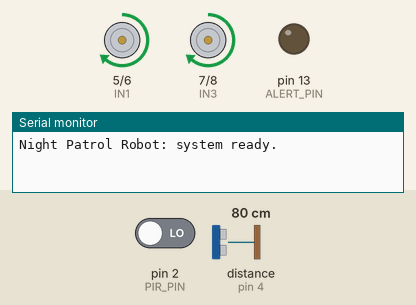
A sketch run on a simulated Arduino Uno, built with avr-gcc and run on an emulated ATmega328P. On the bench: motor-driver pin pairs drawn as motors (green arrow = first pin HIGH = forward, orange = second pin HIGH = backward, longer = more drive, scaled by the enable pin), output pins drawn as LEDs (lit = HIGH), the last lines printed to the serial monitor. Wiring (inferred from the names in the program): ultrasonic range finder: trigger pin 3; echo pin 4. Dashed ring = blinking. Inputs (shaded band) come from the test bench; at power-on: pin 2 (PIR_PIN) LOW, distance to the obstacle (sensor on pin 4) 80 cm. The echo pulse lasts 58.3 µs per cm; the modem accepts every AT command (registered, SIM ready, sends succeed) and sends nothing else; pins used as bus, display or sensor lines are not drawn.

Above: at 3.6 s.
3.7 s: pin 2 (PIR_PIN) driven HIGH
At 4.1 s:
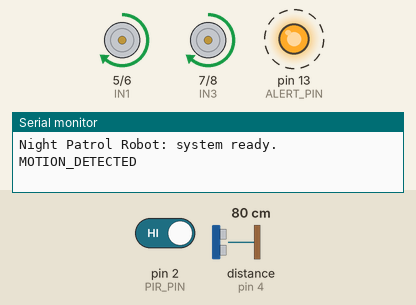
6.7 s: distance to the obstacle (sensor on pin 4) set to 23 cm
9.7 s: distance to the obstacle (sensor on pin 4) set to 18 cm
At 11.1 s:
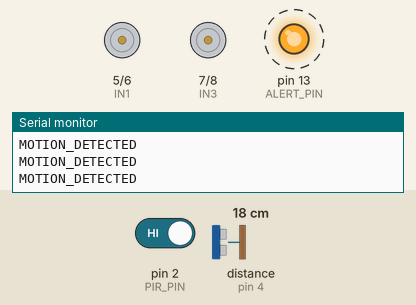
12.7 s: distance to the obstacle (sensor on pin 4) set to 35 cm
At 13.3 s:
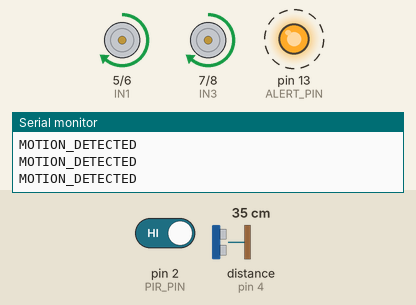
15.7 s: distance to the obstacle (sensor on pin 4) set to 2 cm
At 16.68 s:
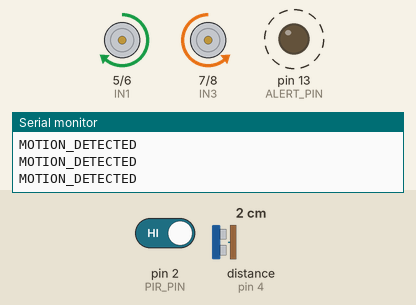
Timing chart, 0 to 19.7 s (numbered marks = the images above; inputs shaded):
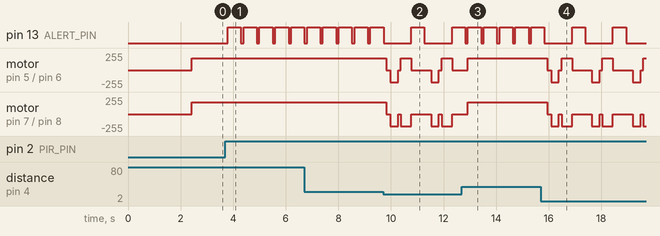

Measured:
- the behaviour switches between 21 and 20 cm on distance to the obstacle (sensor on pin 4) (found by bisection; images 1 and 2)
- after the input at 3.7 s, pin 13 (ALERT_PIN): alternates HIGH for 0.50 s and LOW for 0.11 s, starting after 0.09 s
- after the input at 9.7 s, pin 13 (ALERT_PIN): LOW → HIGH after 1.1 s, → LOW 0.50 s later, → HIGH 1.1 s later; motor on pin 5 (IN1) / pin 6 (IN2): forward 180/255 → stopped after 0.12 s, → backward 180/255 0.15 s later, → stopped 0.30 s later, → forward 180/255 0.10 s later, … (9 changes in this stretch)
- after the input at 12.7 s, pin 13 (ALERT_PIN): alternates HIGH for 0.50 s and LOW for 0.10 s, starting after 0.23 s
- after the input at 15.7 s, pin 13 (ALERT_PIN): alternates HIGH for 0.50 s and LOW for 1.1 s, starting after 1.2 s; motor on pin 5 (IN1) / pin 6 (IN2): forward 180/255 → stopped after 0.24 s, then repeats every 1.6 s: backward 180/255 0.30 s, stopped 0.10 s, forward 180/255 0.40 s, stopped 0.75 s

The sketch:

night_patrol_robot.ino
```cpp
/*
  Night Patrolling Robot - Arduino Firmware
  ------------------------------------------
  Academic Project (Sept 2025)

  Functions handled by this Arduino:
    1. PIR motion sensor  -> detect suspicious movement
    2. HC-SR04 ultrasonic -> obstacle avoidance during patrol
    3. L298N motor driver -> autonomous navigation (forward/reverse/turn)
    4. SIM800L GSM module -> send SMS alert to security personnel on detection

  Night-vision video/camera streaming is handled separately by a
  Raspberry Pi (see /raspberry_pi/motion_camera_alert.py), which also
  talks to this Arduino over Serial to know when motion was detected.

  Wiring (adjust pins as per your actual build):
    PIR sensor OUT      -> D2
    HC-SR04 TRIG        -> D3
    HC-SR04 ECHO        -> D4
    Motor Driver IN1    -> D5
    Motor Driver IN2    -> D6
    Motor Driver IN3    -> D7
    Motor Driver IN4    -> D8
    Motor Driver ENA    -> D9  (PWM)
    Motor Driver ENB    -> D10 (PWM)
    SIM800L TX          -> D11 (Arduino RX, via SoftwareSerial)
    SIM800L RX          -> D12 (Arduino TX, via SoftwareSerial)
    Buzzer / Alert LED  -> D13
*/

#include <SoftwareSerial.h>

// ---------- Pin Definitions ----------
const int PIR_PIN        = 2;
const int TRIG_PIN       = 3;
const int ECHO_PIN       = 4;

const int IN1 = 5, IN2 = 6, IN3 = 7, IN4 = 8;
const int ENA = 9, ENB = 10;

const int GSM_RX_PIN = 11;   // Arduino RX <- SIM800L TX
const int GSM_TX_PIN = 12;   // Arduino TX -> SIM800L RX
const int ALERT_PIN  = 13;

// ---------- Config ----------
const int OBSTACLE_DISTANCE_CM = 20;     // stop/turn threshold
const int MOTOR_SPEED           = 180;   // 0-255 PWM
const unsigned long SMS_COOLDOWN_MS = 60000UL; // avoid spamming SMS (1 min)
const char* ALERT_PHONE_NUMBER = "+91XXXXXXXXXX"; // <-- set guard's number

SoftwareSerial gsmSerial(GSM_RX_PIN, GSM_TX_PIN);

unsigned long lastSmsTime = 0;

// ---------- Setup ----------
void setup() {
  Serial.begin(9600);      // Debug + link to Raspberry Pi
  gsmSerial.begin(9600);   // SIM800L

  pinMode(PIR_PIN, INPUT);
  pinMode(TRIG_PIN, OUTPUT);
  pinMode(ECHO_PIN, INPUT);
  pinMode(ALERT_PIN, OUTPUT);

  pinMode(IN1, OUTPUT);
  pinMode(IN2, OUTPUT);
  pinMode(IN3, OUTPUT);
  pinMode(IN4, OUTPUT);
  pinMode(ENA, OUTPUT);
  pinMode(ENB, OUTPUT);

  stopMotors();
  initGSM();

  Serial.println("Night Patrol Robot: system ready.");
}

// ---------- Main Loop ----------
void loop() {
  long distanceCm = readUltrasonicDistance();

  if (distanceCm > 0 && distanceCm < OBSTACLE_DISTANCE_CM) {
    avoidObstacle();
  } else {
    moveForward();
  }

  if (digitalRead(PIR_PIN) == HIGH) {
    handleMotionDetected();
  }

  delay(100);
}

// ---------- Obstacle Avoidance ----------
long readUltrasonicDistance() {
  digitalWrite(TRIG_PIN, LOW);
  delayMicroseconds(2);
  digitalWrite(TRIG_PIN, HIGH);
  delayMicroseconds(10);
  digitalWrite(TRIG_PIN, LOW);

  long duration = pulseIn(ECHO_PIN, HIGH, 30000); // 30ms timeout
  if (duration == 0) return -1; // no echo
  long distanceCm = duration * 0.034 / 2;
  return distanceCm;
}

void avoidObstacle() {
  stopMotors();
  delay(150);
  moveBackward();
  delay(300);
  stopMotors();
  delay(100);
  turnRight();
  delay(400);
  stopMotors();
}

// ---------- Motion Detection + Alerting ----------
void handleMotionDetected() {
  digitalWrite(ALERT_PIN, HIGH);
  Serial.println("MOTION_DETECTED"); // Raspberry Pi listens for this to log/snapshot

  unsigned long now = millis();
  if (now - lastSmsTime > SMS_COOLDOWN_MS) {
    sendSMS("ALERT: Unauthorized movement detected by Night Patrol Robot!");
    lastSmsTime = now;
  }
  delay(500);
  digitalWrite(ALERT_PIN, LOW);
}

// ---------- GSM (SIM800L) ----------
void initGSM() {
  delay(2000);
  gsmSerial.println("AT");        delay(200);
  gsmSerial.println("AT+CMGF=1"); delay(200); // SMS text mode
}

void sendSMS(const char* message) {
  gsmSerial.print("AT+CMGS=\"");
  gsmSerial.print(ALERT_PHONE_NUMBER);
  gsmSerial.println("\"");
  delay(300);
  gsmSerial.println(message);
  delay(300);
  gsmSerial.write(26); // Ctrl+Z to send
  delay(2000);
  Serial.println("SMS alert sent.");
}

// ---------- Motor Control ----------
void moveForward() {
  digitalWrite(IN1, HIGH); digitalWrite(IN2, LOW);
  digitalWrite(IN3, HIGH); digitalWrite(IN4, LOW);
  analogWrite(ENA, MOTOR_SPEED);
  analogWrite(ENB, MOTOR_SPEED);
}

void moveBackward() {
  digitalWrite(IN1, LOW); digitalWrite(IN2, HIGH);
  digitalWrite(IN3, LOW); digitalWrite(IN4, HIGH);
  analogWrite(ENA, MOTOR_SPEED);
  analogWrite(ENB, MOTOR_SPEED);
}

void turnRight() {
  digitalWrite(IN1, HIGH); digitalWrite(IN2, LOW);
  digitalWrite(IN3, LOW);  digitalWrite(IN4, HIGH);
  analogWrite(ENA, MOTOR_SPEED);
  analogWrite(ENB, MOTOR_SPEED);
}

void stopMotors() {
  digitalWrite(IN1, LOW); digitalWrite(IN2, LOW);
  digitalWrite(IN3, LOW); digitalWrite(IN4, LOW);
  analogWrite(ENA, 0);
  analogWrite(ENB, 0);
}
```
